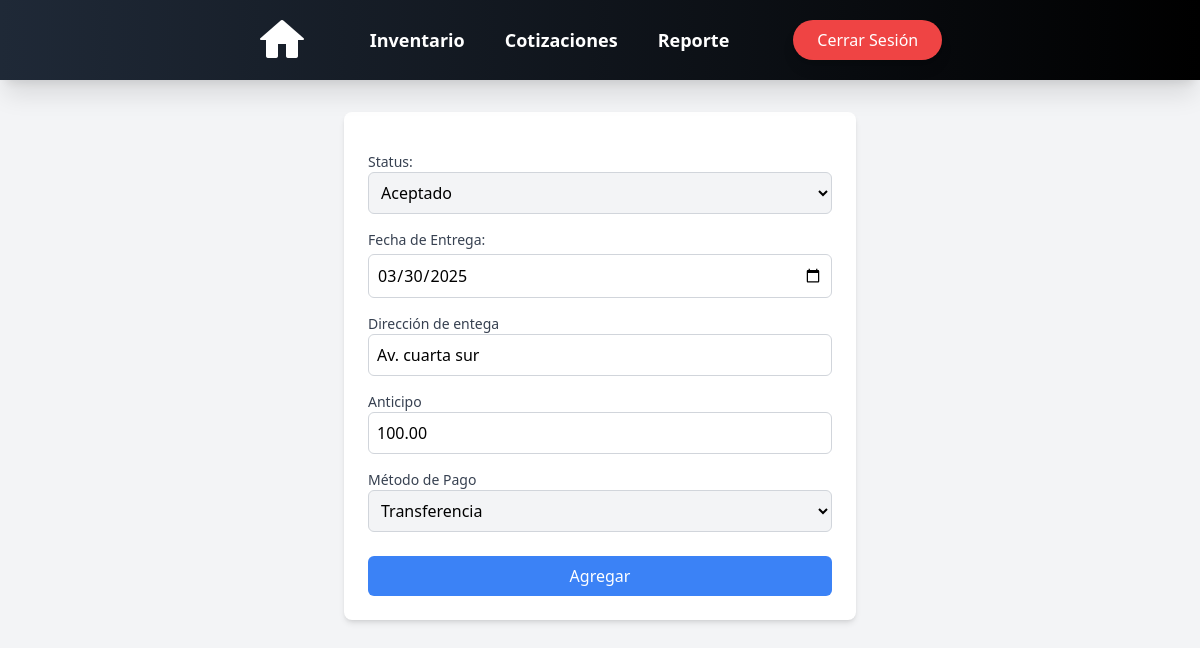
Page /quotes/update/COT01/ (signed in) on the committed database.
### cotizaciones/models.py (models this page shows, shortened)
class Cotizaciones(models.Model):
    id = models.CharField(max_length=10, primary_key=True, unique=True, blank=False, null=False)
    cliente = models.CharField(max_length=50, blank=False, null=True)
    telefono = models.IntegerField(blank=False, null=True)
    fecha = models.DateField(auto_now=False, auto_now_add=False)
    fecha_propuesta = models.DateField(auto_now=False, auto_now_add=False)
    fecha_entrega = models.DateField(auto_now=False, auto_now_add=False, null=True, blank=True)
    direccion_entrega = models.CharField(max_length=50, default='Pendiente')
    servicio_envio = models.CharField(max_length=100, default="TGZ")
    costo_envio = models.DecimalField(max_digits=10, decimal_places=2, blank=False, null=True, default=0)
    total = models.DecimalField(max_digits=10, decimal_places=2, default=0.0)  # Total sin IVA
    total_Civa = models.DecimalField(max_digits=10, decimal_places=2, default=0.0)
    status = models.CharField(max_length=20, blank=False, null=False, default='Pendiente')
    anticipo = models.DecimalField(max_digits=10, decimal_places=2, default=0.0)
    restante = models.DecimalField(max_digits=10, decimal_places=2, default=0.0)
    metodo_pago = models.CharField(max_length=20, null=False, default='No')
    iva = models.DecimalField(max_digits=10, decimal_places=2, default=0.0)

### cotizaciones/views.py (the view, shortened to what this page needs)
# urls.py: path('update/<str:id>/',update_quote,name='update_quote' ),
def update_quote(request, id):
    quote = get_object_or_404(Cotizaciones, id=id)
    context = {"quote": quote}
    return render(request, 'quotes/formUpdate.html', context)

### users/context_processors.py (called while the page is built)
def empleado_context(request):
    if request.user.is_authenticated:
        empleado = request.user.groups.filter(name='Empleado').exists()
    else:
        empleado = False  # Si no está autenticado, no es parte del grupo
    return {'empleado': empleado}

### templates/quotes/formUpdate.html (shortened to what this page needs)
<!DOCTYPE html>
<html lang="es">
<head>
</head>
<body class="bg-gray-100 p-8">
{% include 'nav_bar.html' %}
<form method="POST" class="max-w-lg mx-auto bg-white p-6 rounded-lg shadow-md mt-20">
    <label for="status" class="block mt-4 text-sm font-medium text-gray-700">Status:</label>
    <select name="status" id="status" required
            class="w-full p-2 border border-gray-300 bg-gray-100 rounded-md">
        <option value="Aceptado" {% if quote.status == "Aceptado" %}selected{% endif %}>Aceptado</option>
    </select>
    <div>
        <label for="fecha_entrega" class="block mt-4 text-sm font-medium text-gray-700">Fecha de Entrega:</label>
        <input type="date" name="fecha_entrega" id="fecha_entrega" value="{{ quote.fecha_entrega|date:'Y-m-d'|default:'' }}"
               class="mt-1 block w-full p-2 border border-gray-300 rounded-md focus:ring-blue-500 focus:border-blue-500">
    </div>
    <label for="direccion_entrega" class="block mt-4 text-sm font-medium text-gray-700">Dirección de entega</label>
    <input type="text" name="direccion_entrega" id="direccion_entrega" value="{{ quote.direccion_entrega }}" required
           class="w-full p-2 border border-gray-300 rounded-md focus:ring focus:ring-blue-300">
    <label for="anticipo" class="block mt-4 text-sm font-medium text-gray-700">Anticipo</label>
    <input type="number" step="0.01" name="anticipo" id="anticipo" value="{{ quote.anticipo }}" required
           class="w-full p-2 border border-gray-300 rounded-md focus:ring focus:ring-blue-300">
    <label for="metodo_pago" class="block mt-4 text-sm font-medium text-gray-700">Método de Pago</label>
    <select name="metodo_pago" id="metodo_pago" required
            class="w-full p-2 border border-gray-300 bg-gray-100 rounded-md">
        <option value="Transferencia" {% if quote.metodo_pago == "Transferencia" %}selected{% endif %}>Transferencia</option>
    </select>
    <button type="submit" class="mt-6 w-full bg-blue-500 text-white py-2 px-4 rounded-md hover:bg-blue-600">Agregar</button>
</form>
</body>
</html>

### rows in the picture
Cotizaciones: status "Aceptado", fecha_entrega "03/30/2025", direccion_entrega "Av. cuarta sur", anticipo "100.00", metodo_pago "Transferencia"
